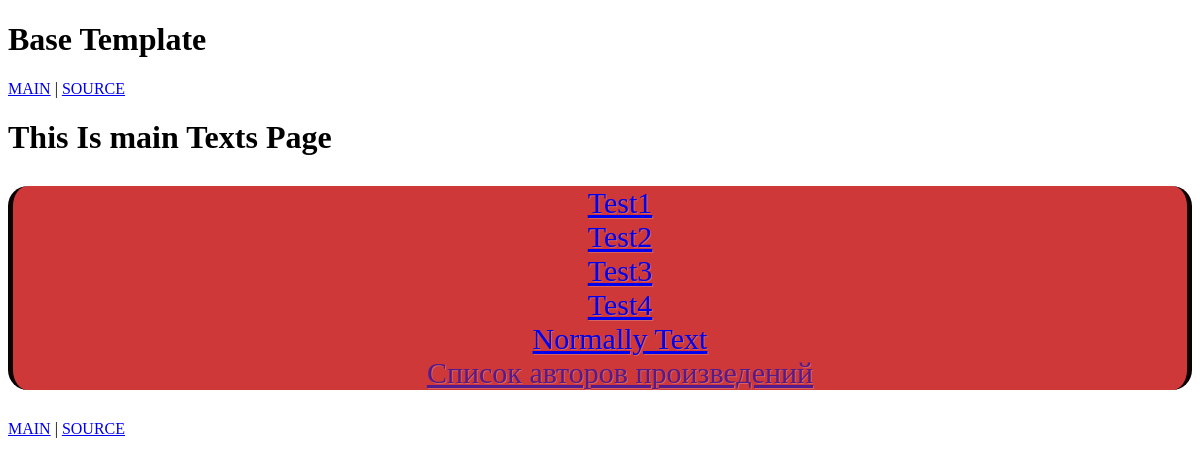
Page /vocabulary/text/ on the earlier database version.
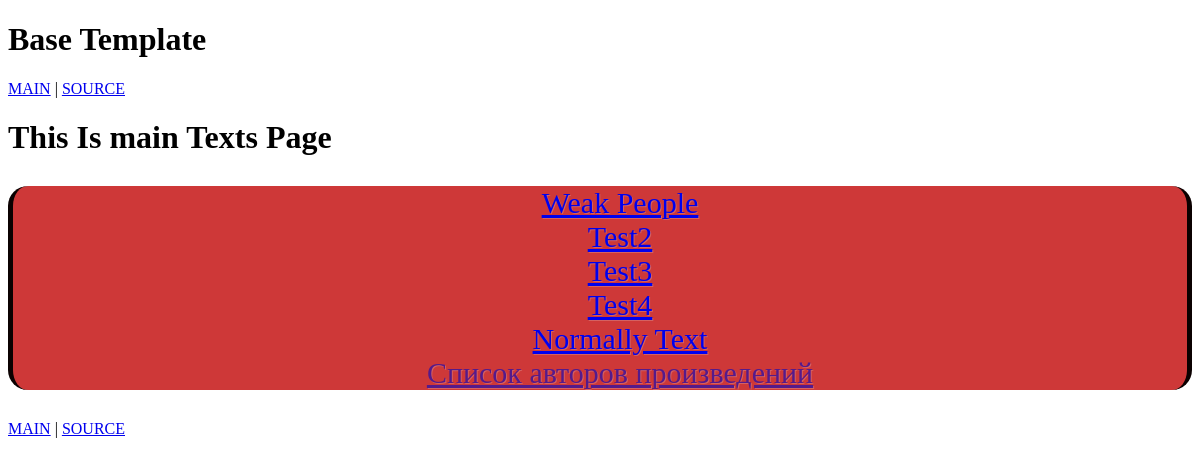
Same page on the later database version.
### vocabulary_app/models.py (models this page shows, shortened)
class TextSection(models.Model):
    HARD = 'H'
    MEDIUM = 'M'
    EASY = 'E'
    DIF_CHOICES = [
        (HARD, 'HARD'),
        (MEDIUM, 'MEDIUM'),
        (EASY, 'EASY'),
    ]
    title = models.CharField(max_length=100)
    text = models.TextField()
    rating = models.IntegerField()
    slug = models.SlugField(default='', null=False, db_index=True)
    difficulty = models.CharField(max_length=1, choices=DIF_CHOICES, default=EASY)
    author = models.ForeignKey(Author, on_delete=models.PROTECT, related_name='texts', null=True)
    def get_url(self):
        return reverse('choosen_text', args=[self.slug])

### vocabulary_app/views.py (the view)
# urls.py: path('text/', get_all_text, name='vocabulary_main_text_page'),
def get_all_text(request):
    data = TextSection.objects.all()
    response = {
        'all_texts': data,
    }
    return render(request, 'vocabulary_app/main_text_page.html', context=response)

### vocabulary_app/templates/vocabulary_app/main_text_page.html (shortened to what this page needs)
{% extends 'base.html' %}
{% load static %}
{% block static %} <link rel="stylesheet" href="{% static 'vocabulary_app/index.css' %}"> {% endblock %}
{% block content %}
{% include 'includes/navbar.html' %}
    <h1>This Is main Texts Page</h1>
    <ul>
        {% for text in all_texts %}
            <li><a href={{text.get_url}}>{{text.title}}</a></li>
        {% endfor %}
        <li><a href="">Список авторов произведений</a></li>
    </ul>
{% include 'includes/navbar.html' %}
{% endblock %}

### templates/base.html (shortened to what this page needs)
<!DOCTYPE html>
<html lang="en">
<head>
    {% block static %} {% endblock %}
</head>
<body>
    <h1>Base Template</h1>
    {% block content %}
    {% endblock %}
</body>
</html>

### vocabulary_app/templates/includes/navbar.html
<nav>
    <a href="{% url 'welcome-page' %}">MAIN</a> |
    <a href="#">SOURCE</a>
</nav>

### vocabulary_app/static/vocabulary_app/index.css (style rules this page uses)
ul { border-left: 5px solid rgb(11, 1, 1); border-right: 5px solid rgb(11, 1, 1); background: rgb(206, 56, 56); border-radius: 20px; text-align: center; list-style-type: none; font-size: 30px; font-family: 'Times New Roman', Times, serif; text-shadow: 1px 1px rgb(213, 97, 97); }

Differences in the rows shown:
changed TextSection: title "Test1" → "Weak People"
